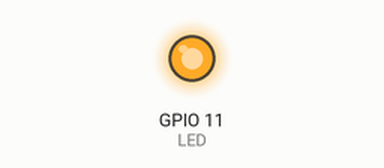
Simulated run of this sketch. Board: ESP32. Shown: output pins drawn as LEDs (lit = HIGH). WiFi joins after 1.5 s; servers stay silent unless stated; uploads are accepted with an empty reply; random numbers use the default seed unless the sketch sets one; not simulated (calls return 0 or success): keys.h.

Above: at 0.1 s.
Timing chart, 0 to 3.0 s (numbered marks = the images above):
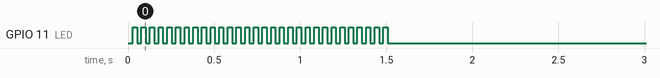

The sketch:

controller.ino
```cpp
#include "web.h"
#include "keys.h"

byte LED=11;

String endpoint [2] = {
  "/enc_pos",
  "/motor_cmd"
};

double position = 0.0, command = 0.0;

void setup()
{
  Serial.begin(115200);
  pinMode(LED, OUTPUT);

  WiFi.begin(SSID, PASS);
  while(WiFi.status() != WL_CONNECTED)
  {
    delay(25);
    digitalWrite(LED, !digitalRead(LED));
  }
  digitalWrite(LED, 0);
  //Serial.println(WiFi.localIP().toString());
}

void loop()
{
  position += float(random(3) - 1) / 10;
  get(server + endpoint[1], &command);
  post(server + endpoint[0], &position);
  delay(100);
}
```

web.cpp
```cpp
#include "web.h"

extern byte LED;

void get(String uri, double *req)
{
	WiFiClientSecure client;
	client.setInsecure();
	HTTPClient http;
	String read = "{}";

	http.begin(client, uri);

	if (http.GET() > 0)
	{
		read = http.getString();
		JSONVar obj = JSON.parse(read);
		JSONVar keys = obj.keys();
		*req = double(obj[keys[0]]);
	}
	http.end();
}

void post(String uri, double *req)
{
	WiFiClientSecure client;
	client.setInsecure();
	HTTPClient http;

	http.begin(client, uri);
	http.addHeader("Content-Type", "application/json");
	String msg = "{\"id\":\"" + WiFi.localIP().toString() +
		"\",\"position\":" + String(*req) + "}";

	if (http.POST(msg) != 200)
		digitalWrite(LED, 1);
	else
		digitalWrite(LED, 0);
	http.end();
}
```

web.h
```cpp
#include <Arduino.h>
#include <WiFi.h>
#include <HTTPClient.h>
#include <WiFiClientSecure.h>
#include <Arduino_JSON.h>

void get(String uri, double *req);
void post(String uri, double *req);
```
